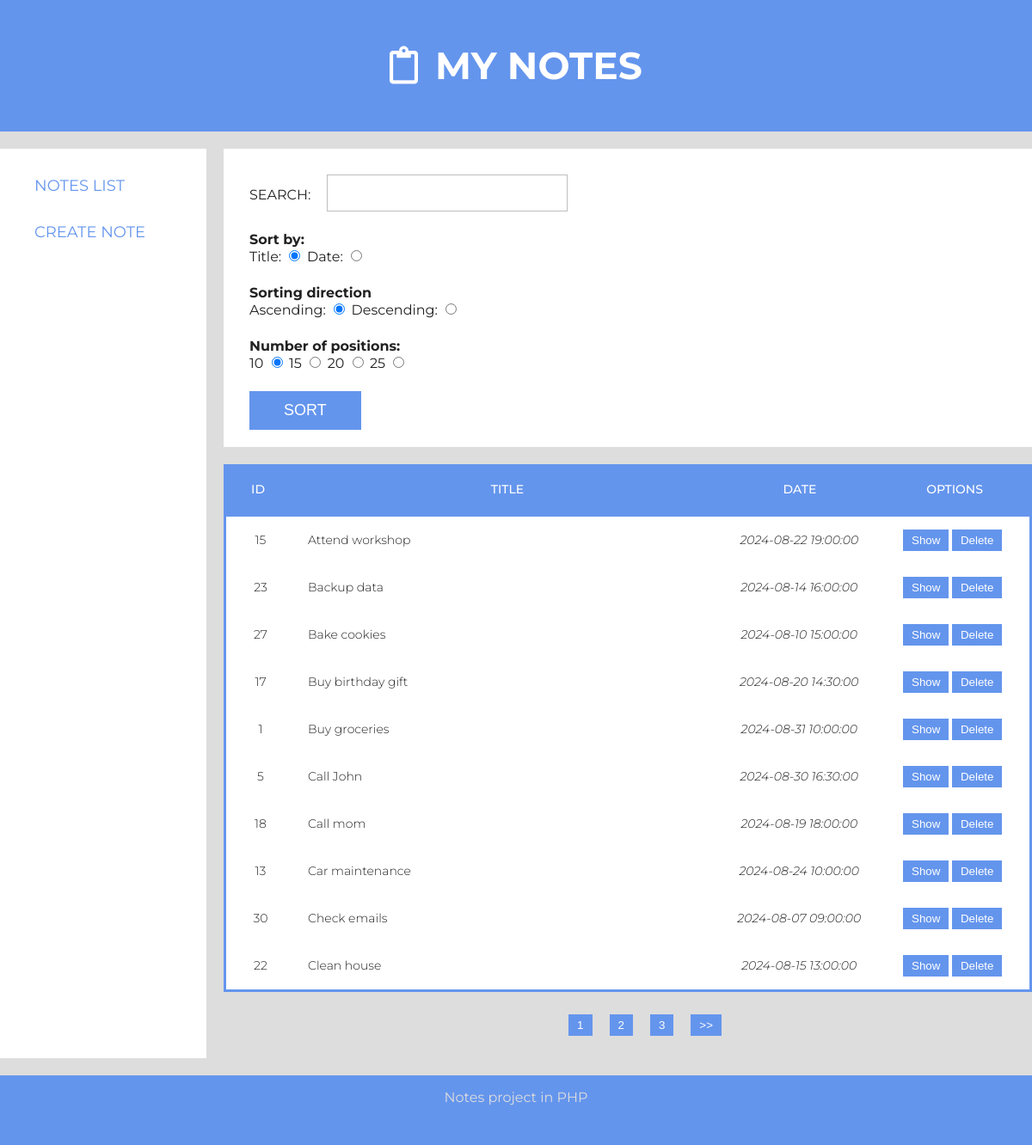
The page / on the database its author committed.
### tables this page shows
CREATE TABLE `notes` (
  `id` int(10) UNSIGNED NOT NULL,
  `title` varchar(255) NOT NULL,
  `description` text NOT NULL,
  `created` datetime NOT NULL
);

### src/View.php (called while the page is built, shortened)
<?php
    class View
    {
        private function escape(array $params): array {
            $clear_params = [];
            foreach ($params as $key=>$param) {
                if(is_array($param)) {
                    $clear_params[$key] = $this->escape($param);
                }
                else if(!$param || is_numeric($param)) {
                    $clear_params[$key] = ($param);
                }
                else {
                    $clear_params[$key] = htmlentities($param);
                }
            }
            return $clear_params;
        }
        public function render(string $page, array $params = []): void
        {
            $params = $this->escape($params);
            include_once('templates/layout.php');
        }
    }

### src/controller/NoteController.php (called while the page is built, shortened)
<?php
class NoteController extends AbstractController
{
    public function listAction(): void {
        $pageSize = (int) $this->request->getParam('pagesize',self::PAGE_SIZE);
        $pageNumber = (int) $this->request->getParam('pagenumber',1);
        $sortBy = $this->request->getParam('sortby','title');
        $sortOrder = $this->request->getParam('sortorder','asc');
        $phrase = $this->request->getParam('phrase');
        if($phrase) {
            $notes = $this->noteModel->search($phrase,$pageNumber, $pageSize, $sortBy, $sortOrder);
            $notesCount = $this->noteModel->searchCount($phrase);
        }
        else {
            $notes = $this->noteModel->list($pageNumber, $pageSize, $sortBy, $sortOrder);
            $notesCount = $this->noteModel->count();
        }
        $this->view->render('list',
            [
                'page' => ['number'=>$pageNumber, 'size'=>$pageSize, 'pages'=> (int) ceil($notesCount /  $pageSize)],
                'sort' => ['by'=>$sortBy, 'order'=>$sortOrder],
                'phrase' => $phrase,
                'msg' => $this->request->getParam('msg'),
                'error' => $this->request->getParam('error'),
                'notes' => $notes
            ]
        );
    }
}

### src/controller/AbstractController.php (called while the page is built, shortened)
<?php
abstract class AbstractController
{
    protected static array $configuration = [];
    protected Request $request;
    protected View $view;
    public static function initConfiguration(array $configuration): void {
        self::$configuration = $configuration;
    }
    public function __construct(Request $request) {
        $this->noteModel = new NoteModel(self::$configuration['db']);
        $this->request = $request;
        $this->view = new View();
    }
    public function run(): void {
        try {
            $action = $this->action() . 'Action';
            $this->$action();
        }
        catch (StorageException $e) {
            dump($e->getMessage());
            $this->view->render('404',['msg'=>$e->getMessage()]);
        }
        catch (NotFoundException $e) {
            $this->redirect('/',['error'=>'noteNotFound']);
        }
    }
    private function action(): string {
        return $this->request->getParam('action', self::DEFAULT_ACTION);
    }
}

### index.php (called while the page is built, shortened)
<?php
spl_autoload_register(function(string  $classNamespace) {
    $classNamespace = str_replace(['\\','App/'],['/',''],$classNamespace);
    $path = 'src/' . $classNamespace . '.php';
});
$request = new Request($_GET, $_POST, $_SERVER);
try {
    (new NoteController($request))->run();
}
catch(ConfiguartionException $e) {
    echo '<h1>App error</h1>';
    echo '<h3>'.$e->getMessage().'</h3>';
}
catch(Throwable $e) {
    dump($e);
    echo '<h3>App error</h3>';
    echo '<h3>'.$e->getMessage().'</h3>';
}

### src/model/AbstractModel.php (called while the page is built, shortened)
<?php
abstract class AbstractModel
{
    private function createConnection(array $config): void {
        $dsn = 'mysql:dbname='.$config['database'].';host='.$config['host'];
        $this->conn = new PDO($dsn, $config['user'], $config['password'], [ PDO::ATTR_ERRMODE => PDO::ERRMODE_EXCEPTION ]);
    }
}

### src/model/NoteModel.php (called while the page is built, shortened)
<?php
class NoteModel extends AbstractModel implements ModelInterface
{
    public function list(int $pageNumber, int $pageSize, string $sortBy, string $sortOrder) : array {
        return $this->findBy(null, $pageNumber, $pageSize, $sortBy, $sortOrder);
    }
    private function findBy(?string $phrase, int $pageNumber, int $pageSize, string $sortBy, string $sortOrder): array {
        try {
            $offset = ($pageNumber - 1) * $pageSize;
            $where = '';
            $query = "SELECT id, title, created FROM notes $where ORDER BY $sortBy $sortOrder LIMIT $offset, $pageSize";
            $result = $this->conn->query($query);
            return $result->fetchAll(PDO::FETCH_ASSOC);
        }
        catch (Throwable $e) {
            throw new StorageException('Error searching notes notes',400, $e);
        }
    }
 }

### src/Request.php (called while the page is built, shortened)
<?php
class Request
{
    private array $get = [];
    public function __construct(array $get, array $post, array $server) {
        $this->get = $get;
    }
    public function getParam(string $name, $default = null) {
        return $this->get[$name] ?? $default;
    }
}

### templates/pages/list.php (the view, shortened to what this page needs)
<div class="list">
    <section>
        <?php
        $sort = $params['sort'] ?? [];
        $by = $sort['by'] ?? 'title';
        $order = $sort['order'] ?? 'asc';
        $page = $params['page'] ?? [];
        $size = $page['size'] ?? 10;
        $currentPage = $page['number'] ?? 1;
        $pages = $page['pages'] ?? 1;
        $phrase = $params['phrase'] ?? null;
        $paginationUrl = '&phrase='.$phrase.'&pagesize='.$size.'&sortby='.$by.'&sortorder='.$order;
        ?>
        <div>
            <form class="settings-form" action="/" method="GET">
                <div>
                    <label>Search: <input type="text" name="phrase" value="<?= $phrase ?>"/></label>
                </div>
                <div>
                    <div>Sort by:</div>
                    <label>Title: <input name="sortby" type="radio" value="title" <?= $by === 'title' ? 'checked' : '' ?>/></label>
                    <label>Date: <input name="sortby" type="radio" value="created" <?= $by === 'created' ? 'checked' : '' ?>/></label>
                </div>
                <div>
                    <div>Sorting direction</div>
                    <label>Ascending: <input name="sortorder" type="radio" value="asc" <?= $order === 'asc' ? 'checked' : '' ?>/></label>
                    <label>Descending: <input name="sortorder" type="radio" value="desc" <?= $order === 'desc' ? 'checked' : '' ?>/></label>
                </div>
                <div>
                    <div>Number of positions:</div>
                    <label>10 <input name="pagesize" type="radio" value="10" <?= $size === 10 ? 'checked' : '' ?>/> </label>
                    <label>15 <input name="pagesize" type="radio" value="15" <?= $size === 15 ? 'checked' : '' ?>/> </label>
                    <label>20 <input name="pagesize" type="radio" value="20" <?= $size === 20 ? 'checked' : '' ?>/> </label>
                    <label>25 <input name="pagesize" type="radio" value="25" <?= $size === 25 ? 'checked' : '' ?>/> </label>
                </div>
                <input type="submit" value="Sort"/>
            </form>
        </div>
        <div class="tbl-header">
            <table cellpadding="0" cellspacing="0" border="0">
                <thead>
                <tr>
                    <th>Id</th>
                    <th>Title</th>
                    <th>Date</th>
                    <th>Options</th>
                </tr>
                </thead>
            </table>
        </div>
        <div class="tbl-content">
            <table cellpadding="0" cellspacing="0" border="0">
                <tbody>
                    <?php foreach ($params['notes'] as $note): ?>
                        <tr>
                            <td><?= $note['id'] ?></td>
                            <td><?= $note['title'] ?></td>
                            <td><?= $note['created'] ?></td>
                            <td>
                                <a href="/?action=show&id=<?= $note['id'] ?>"><button>Show</button></a>
                                <a href="/?action=delete&id=<?= $note['id'] ?>"><button>Delete</button></a>
                            </td>
                        </tr>
                    <?php endforeach; ?>
                </tbody>
            </table>
        </div>
        <ul class="pagination">
            <?php for($i = 1; $i <= $pages; $i++): ?>
            <li>
                <a href="/?pagenumber=<?= $i ?><?= $paginationUrl ?>">
                    <button><?= $i ?></button>
                </a>
            </li>
            <?php endfor; ?>
            <?php if($currentPage < $pages): ?>
            <li>
                <a href="/?pagenumber=<?= $currentPage + 1 ?><?= $paginationUrl ?>">
                    <button>>></button>
                </a>
            </li>
            <?php endif; ?>
        </ul>
    </section>
</div>

### templates/layout.php (shortened to what this page needs)
<html lang="pl">
<head>
  <link rel="stylesheet" href="https://use.fontawesome.com/releases/v5.0.13/css/all.css">
  <link href="/public/style.css" rel="stylesheet">
</head>
<body class="body">
  <div class="wrapper">
    <div class="header">
      <h1><i class="far fa-clipboard"></i>My notes</h1>
    </div>
    <div class="container">
      <div class="menu">
        <ul>
          <li><a href="/">Notes list</a></li>
          <li><a href="/?action=create">Create note</a></li>
        </ul>
      </div>
      <div class="page">
        <?php require_once "templates/pages/$page.php"; ?>
      </div>
    </div>
    <div class="footer">
      <p>Notes project in PHP</p>
    </div>
  </div>
</body>
</html>

### public/style.css (style rules this page uses)
body { font-family: 'Montserrat', sans-serif; color: #333; background-color: #ddd; margin: 0; }
.wrapper { width: 100%; max-width: 1400px; margin: 0 auto; display: flex; flex-direction: column; min-height: 100vh; }
h1 { font-size: 44px; color: #fff; text-transform: uppercase; text-align: center; }
.far { margin-right: 20px; }
form { background-color: white; padding: 30px 30px 20px 30px; color: #222; }
form label { margin: 0 0 3px 0; padding: 0px; display: block; color: #222; font-weight: normal; }
form input[type=text], form input[type=date], form input[type=datetime], form input[type=number], form input[type=search], form input[type=time], form input[type=url], form input[type=email], textarea, select { box-sizing: border-box; -webkit-box-sizing: border-box; -moz-box-sizing: border-box; border: 1px solid #BEBEBE; padding: 7px; margin: 0px; -webkit-transition: all 0.30s ease-in-out; -moz-transition: all 0.30s ease-in-out; -ms-transition: all 0.30s ease-in-out; -o-transition: all 0.30s ease-in-out; outline: none; }
form input[type=submit], form input[type=button] { background: cornflowerblue; border: none; color: #fff; font-size: 18px; text-transform: uppercase; padding: 12 40px; }
form>div { font-weight: bold; margin-right: 20px; margin-bottom: 20px; }
form>div:first-child { margin-bottom: 20px; }
form>div:first-child>label:first-child { text-transform: uppercase; font-weight: normal }
form>div:first-child>label:first-child>input { margin-left: 14px; font-family: montserrat; outline: none; font-size: 22px; }
.header { text-align: center; background-color: cornflowerblue; margin-bottom: 20px; padding: 20px 0; }
.container { display: flex; flex-direction: row; align-items: stretch; flex-grow: 1; }
.menu { width: 20%; background-color: white; }
.menu ul { list-style: none; }
.menu ul a { display: block; color: cornflowerblue; font-size: 18px; text-transform: uppercase; padding: 16px 0; text-decoration: none; }
.page { width: calc(80% - 20px); margin-left: 20px; }
.footer { margin-top: 20px; background-color: cornflowerblue; padding-bottom: 30px; }
.footer p { text-align: center; color: #ddd; }
.list { margin: 0; }
table { width: 100%; table-layout: fixed; }
.tbl-header { margin-top: 20px; background-color: cornflowerblue; color: white; }
.tbl-content { overflow-x: auto; margin-top: 0px; border: 3px solid cornflowerblue; color: #222; background-color: white; }
th { padding: 20px 15px; text-align: center; font-weight: 500; font-size: 14px; color: #fff; text-transform: uppercase; }
td { padding: 15px; text-align: center; vertical-align: middle; font-weight: 300; font-size: 14px; color: #222; }
tr>td:nth-child(1) { width: 50px; }
tr>th:nth-child(1) { width: 50px; }
tr>td:nth-child(2) { width: 50%; text-align: left; }
tr>th:nth-child(2) { width: 50%; }
tr>td:nth-child(3) { font-style: italic; }
.pagination { list-style: none; display: flex; flex-wrap: wrap; flex-direction: row; justify-content: center; align-items: auto; align-content: center }
.pagination li { flex: 0 0 auto; margin: 10px; }
.pagination li button { cursor: pointer; }
.settings-form label { display: inline-block; }
button { border: none; background-color: cornflowerblue; padding: 5px 10px; color: white; cursor: pointer; }

### rows shown on the page
notes: id "15", title "Attend workshop", created "2024-08-22 19:00:00"
notes: id "23", title "Backup data", created "2024-08-14 16:00:00"
notes: id "27", title "Bake cookies", created "2024-08-10 15:00:00"
notes: id "17", title "Buy birthday gift", created "2024-08-20 14:30:00"
notes: id "1", title "Buy groceries", created "2024-08-31 10:00:00"
notes: id "5", title "Call John", created "2024-08-30 16:30:00"
notes: id "18", title "Call mom", created "2024-08-19 18:00:00"
notes: id "13", title "Car maintenance", created "2024-08-24 10:00:00"
notes: id "30", title "Check emails", created "2024-08-07 09:00:00"
notes: id "22", title "Clean house", created "2024-08-15 13:00:00"
